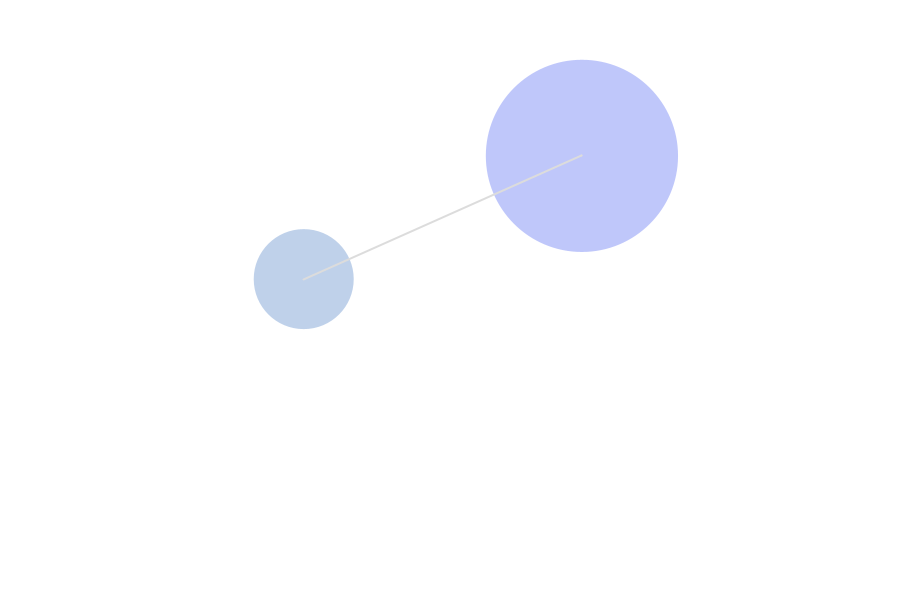
Frame 1 (no input)
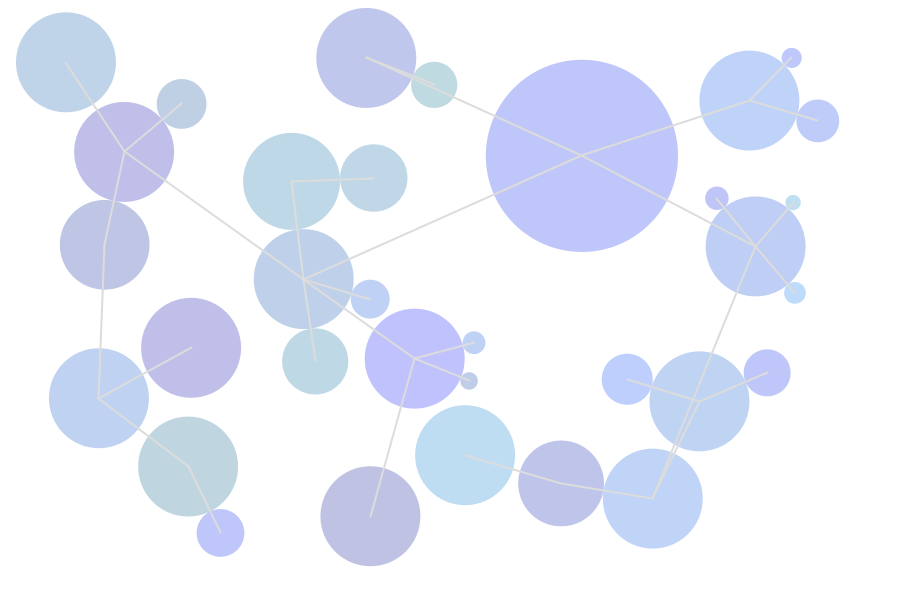
Frame 60 (the mouse pressed at the canvas centre just before this capture)
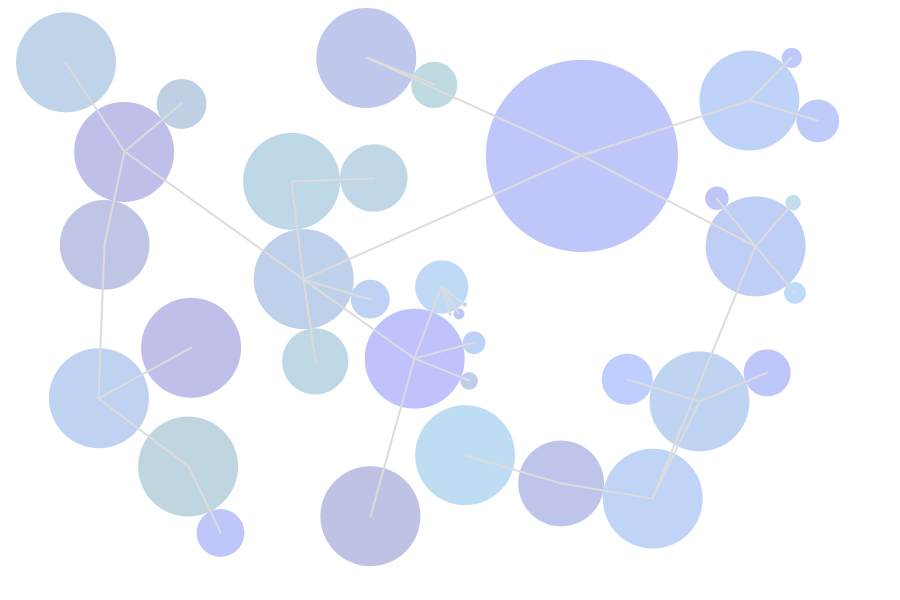
Frame 120 (the mouse held since frame 60 and released just before this capture)

The Processing sketch that drew these frames (run headless with seeded random() and noise(); from frame 60 on, the mouse is pressed at the canvas centre):

// Processing sketch: spaceFilling
// ── spaceFilling.pde
ArrayList<Circle> circles = new ArrayList<Circle>();

int mouseRect = 30;
int maxRadius = 50;
int minRadius = 4;

void setup() {
  size(900, 600);
  smooth();
  //add the first circle
  circles.add( new Circle( 0, 0, new PVector( random(width), random(height), random(20, 100) ) ) );
}
void draw() {
  background(255);
  //random new position
  Circle newCircle = new Circle(circles.size(), circles.size(),  new PVector(
  random(0+maxRadius, width-maxRadius), 
  random(0+maxRadius, height-maxRadius), minRadius) );
  //if the mouse is pressed put the new circle here
  if (mousePressed == true) {
    newCircle.props.x = random(mouseX-mouseRect/2, mouseX+mouseRect/2);
    newCircle.props.y = random(mouseY-mouseRect/2, mouseY+mouseRect/2);
    newCircle.props.z = 1;
  }
  //find out if new circle intersects with one of the others
  boolean intersection = false;
  for (int i=0; i < circles.size(); i++) {
    Circle current = circles.get(i);
    intersection = current.hasIntersectionWith( newCircle );
    if (intersection) {
      break; //stop looping if we've already hit another circle
    }
  }
  //if there's no intersection, find the closest neighbor
  if (!intersection) {
    newCircle.props.z = width;
    for (int i=0; i < circles.size(); i++) {
      Circle current = circles.get(i);
      newCircle.findClosestNeighbor( current );
    }
    //make sure we're not too big
    if (newCircle.props.z > maxRadius) newCircle.props.z = maxRadius;
    //add the new circle
    circles.add( newCircle );
  }
  //draw circles
  for (int i=0; i < circles.size(); i++) {
    Circle current = circles.get(i);
    current.drawCircle();
  }
  //draw lines
  for (int i=0; i < circles.size(); i++) {
    Circle current = circles.get(i);
    current.drawLine();
  }
}
//a circle class to store our info
class Circle {
  int id;
  int neighbor;
  PVector props;
  color c;
  Circle(int id, int neighbor, PVector props) {
    this.id = id;
    this.neighbor = neighbor;
    this. props = props;
    c = color(0, random(128), random(128, 255), 64);
  }
  //checks intersection returns true or false
  boolean hasIntersectionWith(Circle other) {
    float distance = dist(other.props.x, other.props.y, props.x, props.y);
    if (distance < (other.props.z + props.z)) { 
      return true;
    }
    return false;
  }
  //finds the closest neighbor
  void findClosestNeighbor(Circle other) {
    float distance = dist(other.props.x, other.props.y, props.x, props.y);
    if (props.z > distance - other.props.z) {
      props.z = distance - other.props.z;
      neighbor = other.id;
    }
  }
  void drawCircle() {
    fill(c);
    noStroke();
    pushMatrix();
    translate(props.x, props.y);
    ellipse(0, 0, props.z * 2, props.z * 2);
    popMatrix();
  }
  void drawLine() {
    strokeWeight(2);
    stroke(220);
    line(props.x, props.y, circles.get(neighbor).props.x, circles.get(neighbor).props.y);
  }
}
void keyPressed() {
  if (key == 's') {
    save("frame" + frameCount + ".png");
  }
}
